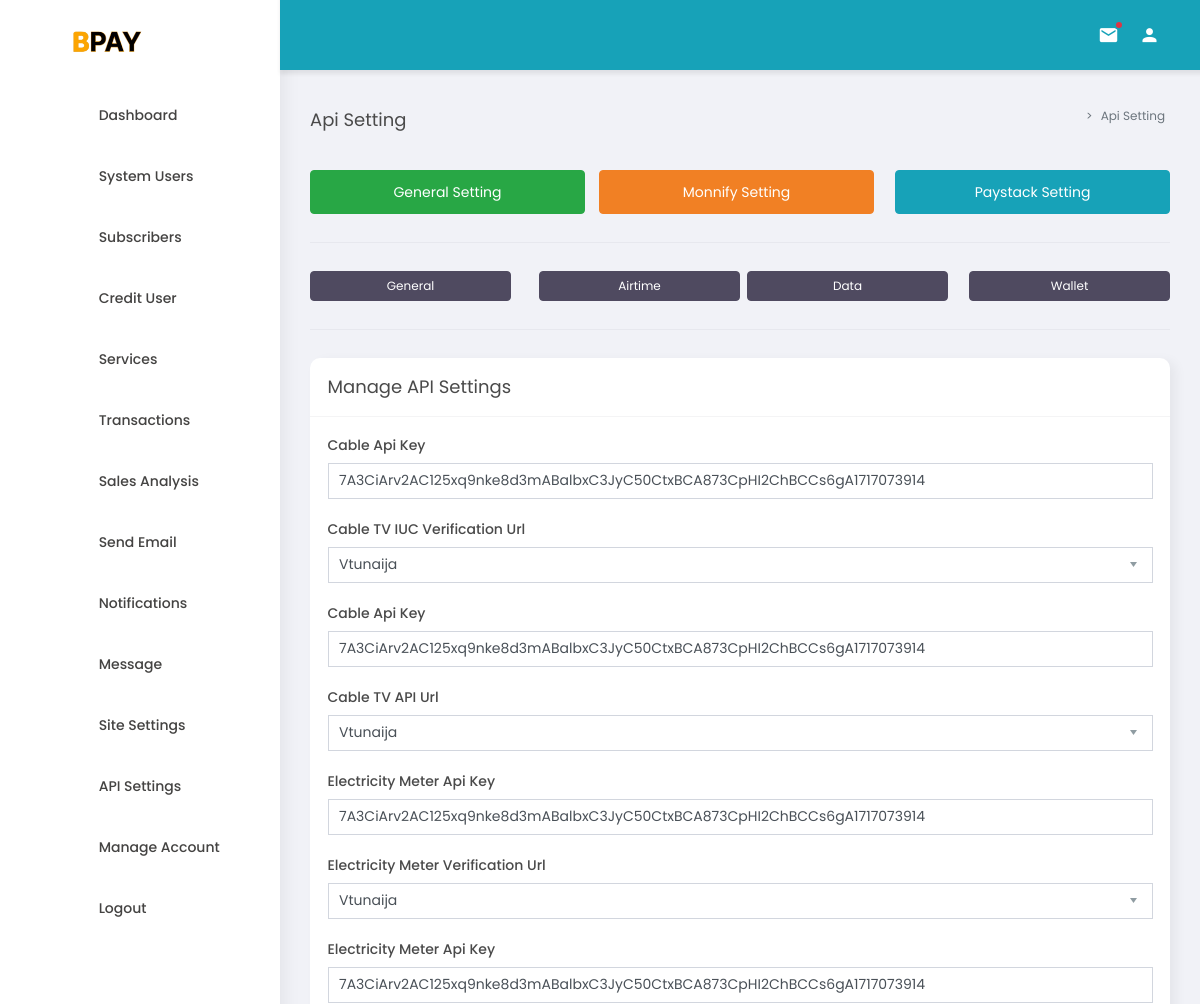
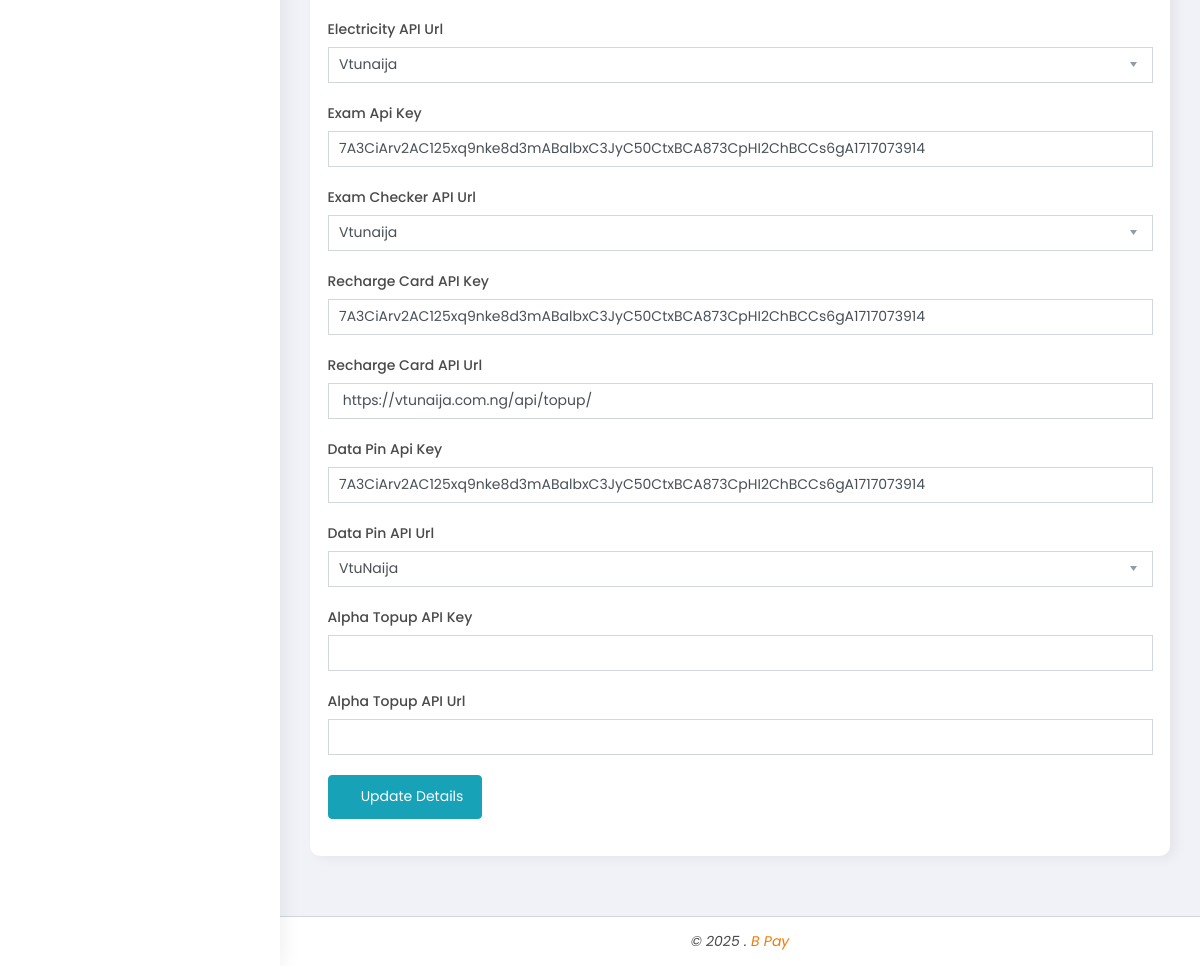
The app's page /admin/dashboard/api-setting (signed in) with its own data (2 pictures, top to bottom).
### tables this page shows
CREATE TABLE `apiconfigs` (
  `aId` int NOT NULL,
  `name` varchar(30) NOT NULL,
  `value` varchar(100) DEFAULT NULL
);

### core/Models/Model.php (called while the page is built, shortened)
<?php
	class Model{
		public static $host="localhost";
		public static $dbName="bpaycomp_new";
		public static $username="bpaycomp_new";
		public static $password="admin@25..25";
        public function connectDb(){
            $pdo = new PDO("mysql:host=".self::$host.";dbname=".self::$dbName,self::$username,self::$password);
	    	$pdo->setAttribute(PDO::ATTR_ERRMODE, PDO::ERRMODE_EXCEPTION);
	    	return $pdo;
        }
	}
?>

### admin/dashboard/includes/route.php (called while the page is built, shortened)
<?php
    $link=explode("/",$_GET["url"]);
    $url=$link[0];
    createView($url);
    function createView($url){
        if(file_exists($url.".php")){
            $data=getDataIfAny($url);
        }
    }
    function getDataIfAny($page){
        $controller = new AdminController;
        switch($page){
            case "api-setting":
                $data=array();
                $data[0] = $controller->getApiConfiguration();
                $data[1] = $controller->getApiConfigurationLinks();
                return $data;
                break;
        }
    }
?>

### core/Models/AdminModel.php (called while the page is built, shortened)
<?php
	class AdminModel extends Model{
		public function getApiConfiguration(){
			$dbh=self::connect();
			$sql = "SELECT * FROM apiconfigs";
            $query = $dbh->prepare($sql);
            $query->execute();
            $results=$query->fetchAll(PDO::FETCH_OBJ);
            return $results;
		}
		public function getApiConfigurationLinks(){
			$dbh=self::connect();
			$sql = "SELECT * FROM apilinks";
            $query = $dbh->prepare($sql);
            $query->execute();
            $results=$query->fetchAll(PDO::FETCH_OBJ);
            return $results;
		}
	}
?>

### core/Controllers/AdminController.php (called while the page is built, shortened)
<?php
	class AdminController extends Controller{
		protected $model;
		public function __construct(){
			if(isset($_SESSION['sysId']) && isset($_SESSION["sysRole"])){
				if($_SESSION['sysId']!='' && $_SESSION["sysRole"] !=''){
					$this->model=new AdminModel;
				}
				else{ header("Location: ../"); exit();}
			}
			else{ header("Location: ../"); exit();}
		}
		public function getApiConfiguration(){
			$data=$this->model->getApiConfiguration();
			return $data;
		}
		public function getApiConfigurationLinks(){
			$data=$this->model->getApiConfigurationLinks();
			return $data;
		}
	}
?>

### core/Controllers/Controller.php (called while the page is built, shortened)
<?php
	class Controller{
		public function getConfigValue($list,$name){
			foreach($list AS $item){
				if($item->name == $name){return $item->value;}
			}
		}
	}
?>

### admin/dashboard/api-setting.php (the view, shortened to what this page needs)
<div class="d-flex justify-content-between">
    <a class="btn btn-success btn-block mr-2" href="api-setting">General Setting</a>
    <a class="btn btn-primary btn-block ml-2 mt-0" href="monnify-setting">Monnify Setting</a>
    <a class="btn btn-info btn-block ml-4 mt-0" href="paystack-setting">Paystack Setting</a>
</div>
<hr/>
<div class="d-flex justify-content-between">
    <a class="btn btn-dark btn-sm btn-block mr-2" href="api-setting">General</a>
    <a class="btn btn-dark btn-sm btn-block ml-4 mt-0" href="airtime-api-setting">Airtime</a>
    <a class="btn btn-dark btn-sm btn-block ml-2 mt-0" href="data-api-setting">Data</a>
    <a class="btn btn-dark btn-sm btn-block ml-4 mt-0" href="wallet-api-setting">Wallet</a>
 </div>
<hr/>
<div class="row">
    <div class="col-12">
        <div class="box">
            <div class="box-header with-border">
              <h4 class="box-title">Manage API Settings</h4>
			</div>
            <div class="box-body">
            <form  method="post" class="form-submit">
                    <div class="form-group">
                        <label for="success" class="control-label">Cable Api Key</label>
                        <div class="">
                        <input type="text" name="cableVerificationApi" value="<?php echo $controller->getConfigValue($data[0],"cableVerificationApi"); ?>" class="form-control" >
                        </div>
                    </div>
                    <div class="form-group">
                        <label for="success" class="control-label">Cable TV IUC Verification Url</label>
                        <div class="">
                        <select name="cableVerificationProvider" class="form-control" required>
                            <?php $cableVerificationProvider=$controller->getConfigValue($data[0],"cableVerificationProvider"); ?>
                            <?php foreach($data[1] AS $apiLinks): if($apiLinks->type == "CableVer"): ?>
                            <?php if($cableVerificationProvider == $apiLinks->value): ?>
                                <option value="<?php echo $apiLinks->value; ?>" selected><?php echo $apiLinks->name; ?></option>
                            <?php else: ?>
                                <option value="<?php echo $apiLinks->value; ?>"><?php echo $apiLinks->name; ?></option>
                            <?php endif; endif; endforeach; ?>
                        </select>
                        </div>
                    </div>
                    <div class="form-group">
                        <label for="success" class="control-label">Cable Api Key</label>
                        <div class="">
                        <input type="text" name="cableApi" value="<?php echo $controller->getConfigValue($data[0],"cableApi"); ?>" class="form-control" >
                        </div>
                    </div>
                    <div class="form-group">
                        <label for="success" class="control-label">Cable TV API Url</label>
                        <div class="">
                            <select name="cableProvider" class="form-control" required>
                                <?php $cableProvider=$controller->getConfigValue($data[0],"cableProvider"); ?>
                                <?php foreach($data[1] AS $apiLinks): if($apiLinks->type == "Cable"): ?>
                                <?php if($cableProvider == $apiLinks->value): ?>
                                    <option value="<?php echo $apiLinks->value; ?>" selected><?php echo $apiLinks->name; ?></option>
                                <?php else: ?>
                                    <option value="<?php echo $apiLinks->value; ?>"><?php echo $apiLinks->name; ?></option>
                                <?php endif; endif; endforeach; ?>
                            </select>
                        </div>
                    </div>
                    <div class="form-group">
                        <label for="success" class="control-label">Electricity Meter Api Key</label>
                        <div class="">
                        <input type="text" name="meterVerificationApi" value="<?php echo $controller->getConfigValue($data[0],"meterVerificationApi"); ?>" class="form-control" >
                        </div>
                    </div>
                    <div class="form-group">
                        <label for="success" class="control-label">Electricity Meter Verification Url</label>
                        <div class="">
                            <select name="meterVerificationProvider" class="form-control" required>
                                <?php $meterVerificationProvider=$controller->getConfigValue($data[0],"meterVerificationProvider"); ?>
                                <?php foreach($data[1] AS $apiLinks): if($apiLinks->type == "ElectricityVer"): ?>
                                <?php if($meterVerificationProvider == $apiLinks->value): ?>
                                    <option value="<?php echo $apiLinks->value; ?>" selected><?php echo $apiLinks->name; ?></option>
                                <?php else: ?>
                                    <option value="<?php echo $apiLinks->value; ?>"><?php echo $apiLinks->name; ?></option>
                                <?php endif; endif; endforeach; ?>
                            </select>
                        </div>
                    </div>
                    <div class="form-group">
                        <label for="success" class="control-label">Electricity Meter Api Key</label>
                        <div class="">
                        <input type="text" name="meterApi" value="<?php echo $controller->getConfigValue($data[0],"meterApi"); ?>" class="form-control" >
                        </div>
                    </div>
                    <div class="form-group">
                        <label for="success" class="control-label">Electricity API Url</label>
                        <div class="">
                            <select name="meterProvider" class="form-control" required>
                                <?php $meterProvider=$controller->getConfigValue($data[0],"meterProvider"); ?>
                                <?php foreach($data[1] AS $apiLinks): if($apiLinks->type == "Electricity"): ?>
                                <?php if($meterProvider == $apiLinks->value): ?>
                                    <option value="<?php echo $apiLinks->value; ?>" selected><?php echo $apiLinks->name; ?></option>
                                <?php else: ?>
                                    <option value="<?php echo $apiLinks->value; ?>"><?php echo $apiLinks->name; ?></option>
                                <?php endif; endif; endforeach; ?>
                            </select>
                        </div>
                    </div>
                    <div class="form-group">
                        <label for="success" class="control-label">Exam Api Key</label>
                        <div class="">
                        <input type="text" name="examApi" value="<?php echo $controller->getConfigValue($data[0],"examApi"); ?>" class="form-control" >
                        </div>
                    </div>
                    <div class="form-group">
                        <label for="success" class="control-label">Exam Checker API Url</label>
                        <div class="">
                            <select name="examProvider" class="form-control" required>
                                <?php $examProvider=$controller->getConfigValue($data[0],"examProvider"); ?>
                                <?php foreach($data[1] AS $apiLinks): if($apiLinks->type == "Exam"): ?>
                                <?php if($examProvider == $apiLinks->value): ?>
                                    <option value="<?php echo $apiLinks->value; ?>" selected><?php echo $apiLinks->name; ?></option>
                                <?php else: ?>
                                    <option value="<?php echo $apiLinks->value; ?>"><?php echo $apiLinks->name; ?></option>
                                <?php endif; endif; endforeach; ?>
                            </select>
                        </div>
                    </div>
                    <div class="form-group">
                        <label for="success" class="control-label">Recharge Card API Key</label>
                        <div class="">
                        <input type="text" name="rechargePinApi" value="<?php echo $controller->getConfigValue($data[0],"rechargePinApi"); ?>" class="form-control" >
                        </div>
                    </div>
                    <div class="form-group">
                        <label for="success" class="control-label">Recharge Card API Url</label>
                        <div class="">
                        <input type="text" name="rechargePinProvider" value="<?php echo $controller->getConfigValue($data[0],"rechargePinProvider"); ?>" class="form-control" >
                        </div>
                    </div>
                    <div class="form-group">
                        <label for="success" class="control-label">Data Pin Api Key</label>
                        <div class="">
                        <input type="text" name="dataPinApi" value="<?php echo $controller->getConfigValue($data[0],"dataPinApi"); ?>" class="form-control" >
                        </div>
                    </div>
                    <div class="form-group">
                        <label for="success" class="control-label">Data Pin API Url</label>
                        <div class="">
                            <select name="dataPinProvider" class="form-control">
                                <?php $dataPinProvider=$controller->getConfigValue($data[0],"dataPinProvider"); ?>
                                <?php foreach($data[1] AS $apiLinks): if($apiLinks->type == "Data Pin"): ?>
                                <?php if($dataPinProvider == $apiLinks->value): ?>
                                    <option value="<?php echo $apiLinks->value; ?>" selected><?php echo $apiLinks->name; ?></option>
                                <?php else: ?>
                                    <option value="<?php echo $apiLinks->value; ?>"><?php echo $apiLinks->name; ?></option>
                                <?php endif; endif; endforeach; ?>
                            </select>
                        </div>
                    </div>
                    <div class="form-group">
                        <label for="success" class="control-label">Alpha Topup API Key</label>
                        <div class="">
                        <input type="text" name="alphaApi" value="<?php echo $controller->getConfigValue($data[0],"alphaApi"); ?>" class="form-control" >
                        </div>
                    </div>
                    <div class="form-group">
                        <label for="success" class="control-label">Alpha Topup API Url</label>
                        <div class="">
                        <input type="text" name="alphaProvider" value="<?php echo $controller->getConfigValue($data[0],"alphaProvider"); ?>" class="form-control" >
                        </div>
                    </div>
                    <div class="form-group">
                        <div class="">
                           <button type="submit" name="update-api-config" class="btn btn-info btn-submit"><i class="fa fa-save" aria-hidden="true"></i> Update Details</button>
                        </div>
                    </div>
            </form>
            </div>
          </div>
    </div>
</div>

### records on screen
apiconfigs: cableVerificationApi "7A3CiArv2AC125xq9nke8d3mABalbxC3JyC50CtxBCA873CpHI2ChBCCs6gA1717073914"
apiconfigs: cableApi "7A3CiArv2AC125xq9nke8d3mABalbxC3JyC50CtxBCA873CpHI2ChBCCs6gA1717073914"
apiconfigs: meterVerificationApi "7A3CiArv2AC125xq9nke8d3mABalbxC3JyC50CtxBCA873CpHI2ChBCCs6gA1717073914"
apiconfigs: meterApi "7A3CiArv2AC125xq9nke8d3mABalbxC3JyC50CtxBCA873CpHI2ChBCCs6gA1717073914"
apiconfigs: examApi "7A3CiArv2AC125xq9nke8d3mABalbxC3JyC50CtxBCA873CpHI2ChBCCs6gA1717073914"
apiconfigs: rechargePinApi "7A3CiArv2AC125xq9nke8d3mABalbxC3JyC50CtxBCA873CpHI2ChBCCs6gA1717073914"
apiconfigs: rechargePinProvider "https://vtunaija.com.ng/api/topup/"
apiconfigs: dataPinApi "7A3CiArv2AC125xq9nke8d3mABalbxC3JyC50CtxBCA873CpHI2ChBCCs6gA1717073914"

### other values on screen
$title "Api Setting"
form field cableVerificationProvider "Vtunaija"
form field cableProvider "Vtunaija"
form field meterVerificationProvider "Vtunaija"
form field meterProvider "Vtunaija"
form field examProvider "Vtunaija"
form field dataPinProvider "VtuNaija"
